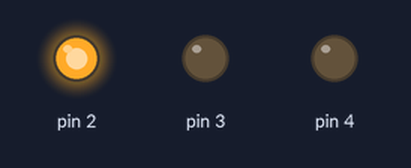
Bench run of a sketch on a simulated Arduino Uno, built with avr-gcc and run on an emulated ATmega328P. Shown: output pins drawn as LEDs (lit = HIGH).

Above: at 5.0 s.
At 10.5 s:
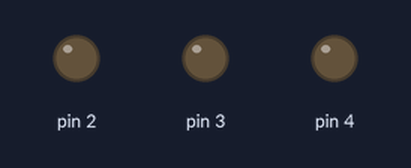
At 13.5 s:
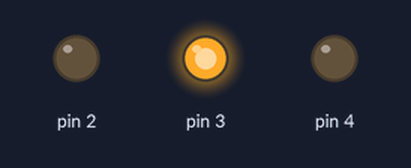
At 22.0 s:
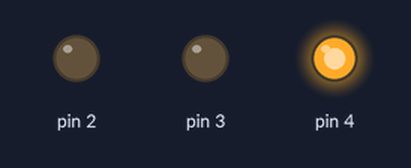
Timing chart, 0 to 36.4 s (numbered marks = the images above):
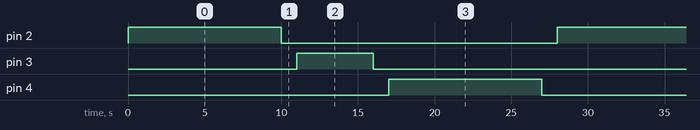

The sketch:

lampubesik.ino
```cpp
void setup() {
  pinMode(2, OUTPUT);
  pinMode(3, OUTPUT);
  pinMode(4, OUTPUT);
}

void loop() {
  digitalWrite (2, HIGH);
  delay(10000);
  digitalWrite(2,LOW);
  delay(1000);
  digitalWrite (3, HIGH);
  delay(5000);
  digitalWrite(3,LOW);
  delay(1000);
  digitalWrite (4, HIGH);
  delay(10000);
  digitalWrite(4,LOW);
  delay(1000);


}
```

Measured:
- by itself, pin 2, pin 4: alternates HIGH for 10.0 s and LOW for 18.0 s
- by itself, pin 3: alternates HIGH for 5.0 s and LOW for 23.0 s
- by itself, everything shown: repeats every 28.0 s, in 6 steps
